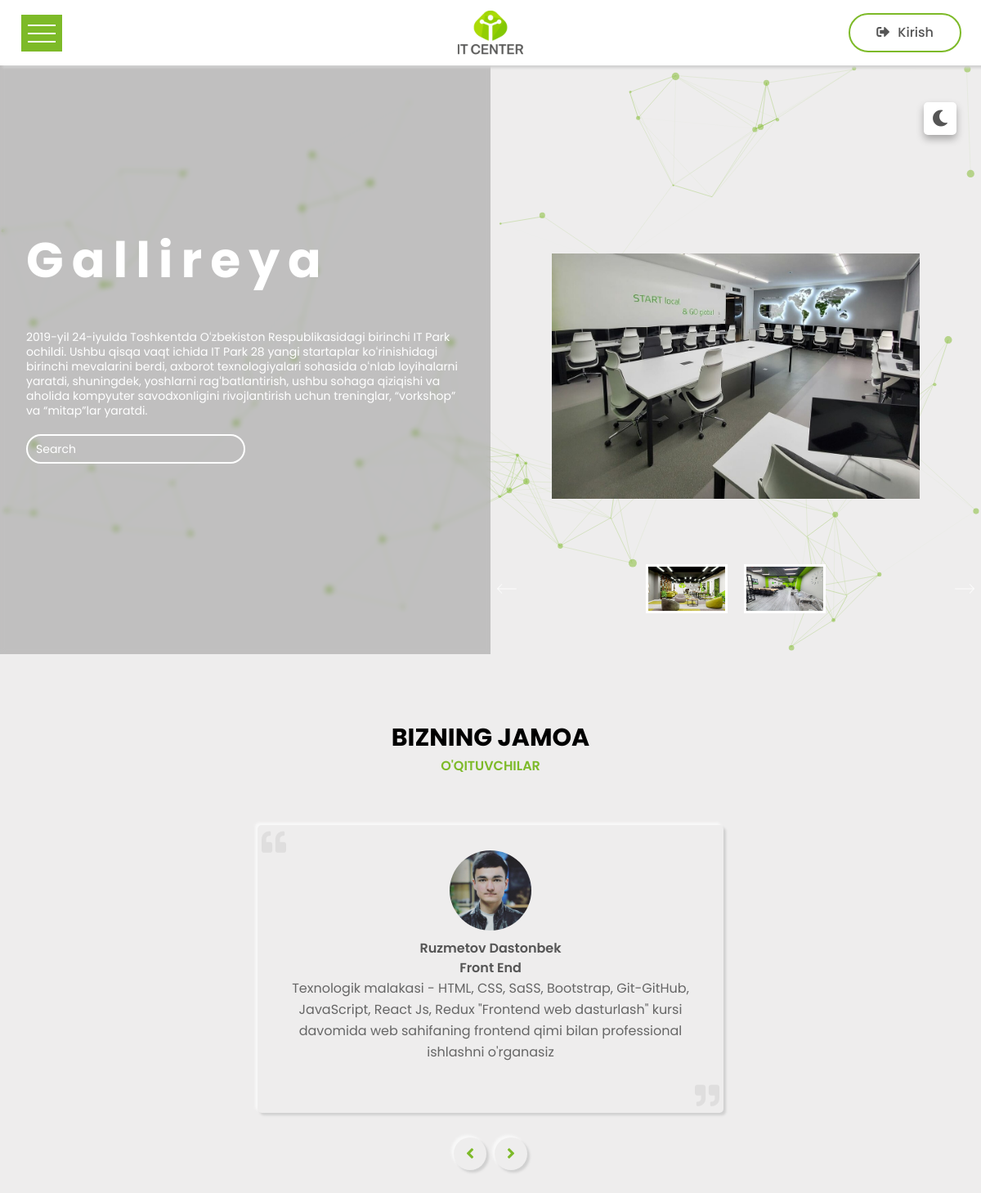
The page /about/ on the database its author committed.
### it_center/models.py (models this page shows, shortened)
class Img(models.Model):
    img = models.ImageField(upload_to='images/')
    class Meta:
        verbose_name = 'Image'

class Mentors(models.Model):
    img_mentor = models.ImageField(upload_to='mentors/', blank=True)
    name = models.CharField(max_length=200)
    major = models.CharField(max_length=50)
    technology = models.TextField(max_length=500)
    class Meta:
        verbose_name = 'Mentor'

### it_center/views.py (the view)
# urls.py: path('about/', views.AboutPageView.as_view(), name='about'),
class AboutPageView(generic.ListView):
    template_name = 'about.html'
    model = Img
    context_object_name = 'img_list'
    queryset = Img.objects.all()
    def get_context_data(self, **kwargs):
        context = super(AboutPageView, self).get_context_data(**kwargs)
        context['mentor_list'] = Mentors.objects.all()
        return context

### templates/about.html (shortened to what this page needs)
{% extends 'base.html' %}
{% load static %}
{% block content %}
    <section class="about">
      <div id="particles-js"></div>
      <div id="hero">
        <div class="about-container">
          <div class="about-info">
            <h1>Gallireya</h1>
            <p>2019-yil 24-iyulda Toshkentda Oʻzbekiston Respublikasidagi birinchi IT Park ochildi. Ushbu qisqa vaqt ichida IT Park 28 yangi startaplar koʻrinishidagi birinchi mevalarini berdi, axborot texnologiyalari sohasida oʻnlab loyihalarni yaratdi, shuningdek, yoshlarni ragʻbatlantirish, ushbu sohaga qiziqishi va aholida kompyuter savodxonligini rivojlantirish uchun treninglar, “vorkshop” va “mitap”lar yaratdi.</p>
            <input type="text" placeholder="Search">
          </div>
        </div>
        <div class="slider-container">
            <div class="gallery-img"></div>
            <div class="slider">
                <img src="{% static 'img/left-arrow.png' %}" alt="left-arrow" id="prev">
                <div class="preview">
                {% for img in img_list %}
                    <img src="{{ img.img.url }}" alt="IT Center" class="active thumbnail">
                {% endfor %}
                </div>
                <img src="{% static 'img/right-arrow.png' %}" alt="right-arrow" id="next">
            </div>
        </div>
      </div>
    </section>
  <section class="testimonial-section section" id="testimonial">
    <div class="container">
      <div class="row">
        <div class="section-title">
          <h2 data-heading="O'qituvchilar">Bizning Jamoa</h2>
        </div>
      </div>
      <div class="row">
        <div class="testi-box">
          <div class="testi-slider outer-shadow">
            <div class="testi-slider-container">
            {% for mentor in mentor_list %}
                <div class="testi-item active">
                    <img src="{{ mentor.img_mentor.url }}" style="border-radius: 50%;" alt="testimonial">
                    <i class="fas fa-quote-left left"></i>
                    <i class="fas fa-quote-right right"></i>
                    <span>{{mentor.name}}<br> {{mentor.major}}</span>
                    <p>Texnologik malakasi - {{mentor.technology}}</p>
                </div>
            {% endfor %}
            </div>
          </div>
          <div class="testi-slider-nav">
            <span class="prev outer-shadow hover-in-shadow"><i class="fas fa-angle-left"></i></span>
            <span class="next outer-shadow hover-in-shadow"><i class="fas fa-angle-right"></i></span>
          </div>
        </div>
      </div>
    </div>
  </section>
{% endblock %}

### templates/base.html (shortened to what this page needs)
<!DOCTYPE html>
{% load static %}
<html lang="en">
<head>
    <link rel="stylesheet" href="https://cdnjs.cloudflare.com/ajax/libs/font-awesome/5.15.2/css/all.min.css" />
    <link rel="stylesheet" href="{% static 'css/normalize.min.css' %}">
    <link rel="stylesheet" href="{% static 'css/flexboxgrid.min.css' %}">
    <link rel="stylesheet" href="{% static 'css/style.min.css' %}">
    <link rel="stylesheet" href="{% static 'css/responsive.min.css' %}">
</head>
<body>
    <header class="header">
        <div class="container-fluid header-container">
            <div class="row middle-xs between-xs">
                <div class="col-xl-2">
                    <div class="logo">
                        <a href="/"><img src="{% static 'img/logo.svg' %}" alt="logo"></a>
                    </div>
                </div>
                <div class="col-xl-8 menu-wrap">
                    <div class="hamburger"> <div></div> </div>
                </div>
                <div class="col-xl-2">
                    <div class="sign">
                        <ul class="sign-items">
                            <li class="sign-item"><a href="/login" class="btn"><i class="fas fa-sign-out-alt"></i><span>Kirish</span></a></li>
                        </ul>
                    </div>
                </div>
            </div>
        </div>
    </header>
    {% block content %}{% endblock %}
    <div class="style-switcher outer-shadow">
        <div class="day-night s-icon outer-shadow hover-in-shadow">
          <i class="fas fa-moon"></i>
        </div>
    </div>
</body>
</html>

### rows shown on the page
Img: img (picture)
Img: img (picture)
Mentors: img_mentor (picture), name "Ruzmetov Dastonbek", major "Front End", technology "HTML, CSS, SaSS, Bootstrap, Git-GitHub, JavaScript, React Js, Redux \"Frontend web dasturlash\" kursi davomida web sahifaning frontend qimi bilan professional ishlashni o'rganasiz"
